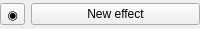
<?xml version="1.0" encoding="UTF-8"?>
<ui version="4.0">
 <class>EffectList</class>
 <widget class="QWidget" name="EffectList">
  <property name="geometry">
   <rect>
    <x>0</x>
    <y>0</y>
    <width>200</width>
    <height>29</height>
   </rect>
  </property>
  <property name="sizePolicy">
   <sizepolicy hsizetype="Fixed" vsizetype="Preferred">
    <horstretch>0</horstretch>
    <verstretch>0</verstretch>
   </sizepolicy>
  </property>
  <property name="minimumSize">
   <size>
    <width>200</width>
    <height>0</height>
   </size>
  </property>
  <property name="maximumSize">
   <size>
    <width>200</width>
    <height>16777215</height>
   </size>
  </property>
  <property name="windowTitle">
   <string>Form</string>
  </property>
  <layout class="QGridLayout" name="gridLayout" columnstretch="0,100">
   <property name="sizeConstraint">
    <enum>QLayout::SetMinimumSize</enum>
   </property>
   <property name="leftMargin">
    <number>0</number>
   </property>
   <property name="topMargin">
    <number>0</number>
   </property>
   <property name="rightMargin">
    <number>0</number>
   </property>
   <property name="bottomMargin">
    <number>0</number>
   </property>
   <item row="0" column="0">
    <widget class="QToolButton" name="start_stop_all_button">
     <property name="sizePolicy">
      <sizepolicy hsizetype="Preferred" vsizetype="Fixed">
       <horstretch>0</horstretch>
       <verstretch>0</verstretch>
      </sizepolicy>
     </property>
     <property name="maximumSize">
      <size>
       <width>16777215</width>
       <height>16777215</height>
      </size>
     </property>
     <property name="toolTip">
      <string>Start/Stop all effects</string>
     </property>
     <property name="text">
      <string>◉</string>
     </property>
    </widget>
   </item>
   <item row="0" column="1">
    <widget class="QPushButton" name="new_effect">
     <property name="text">
      <string>New effect</string>
     </property>
    </widget>
   </item>
  </layout>
 </widget>
 <resources/>
 <connections/>
</ui>
